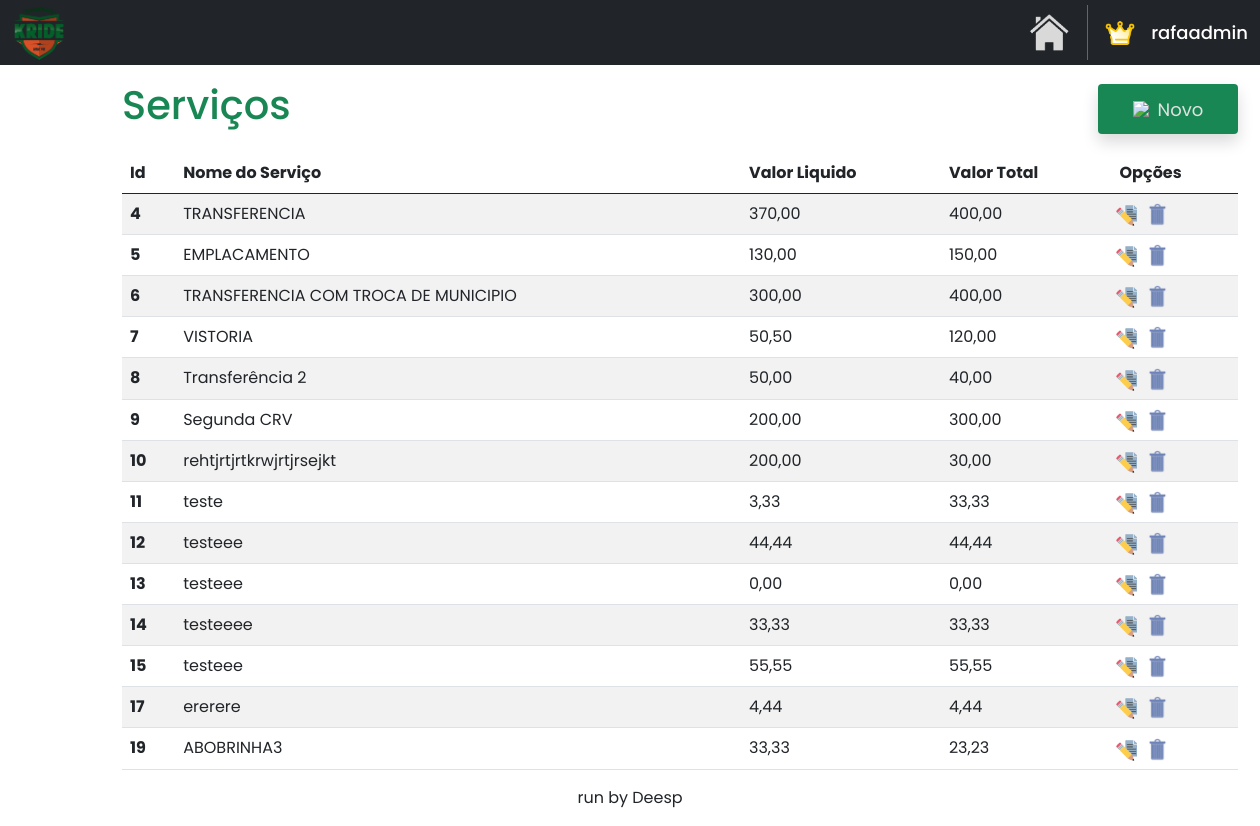
Page /home/servicos (signed in) on the earlier database version.
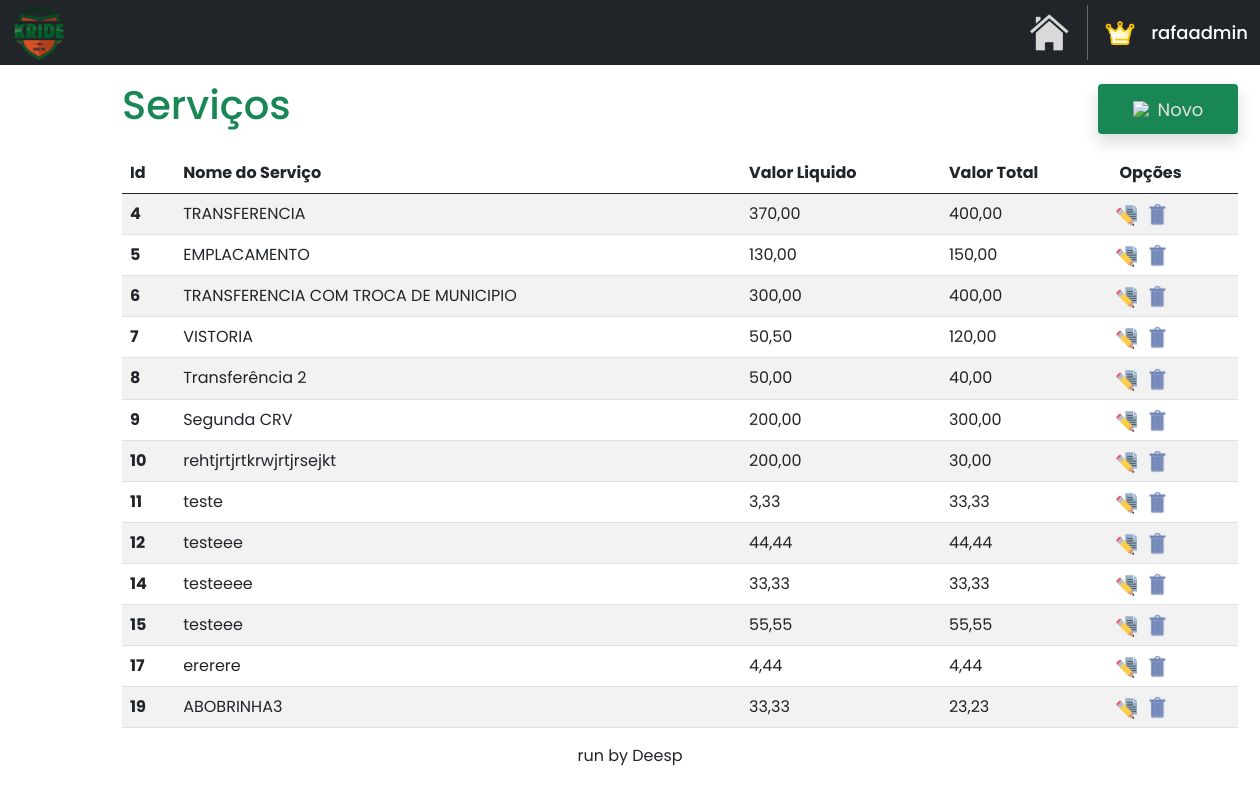
Same page on the later database version.
### OS/models.py (models this page shows)
class Servico(models.Model):
    descricao = models.CharField(max_length=50)
    nome = models.CharField(max_length=50, default='')
    custo = models.CharField(max_length=10, default='0')
    valor_liquido = models.CharField(max_length=10, default='0')
    valor_total = models.CharField(max_length=10, default='0')
    taxa_detran = models.CharField(max_length=10, default='0')
    notas = models.TextField(blank=True, null=True)

### servicos/views.py (the view)
# urls.py: path('servicos', serviews.servicos, name='servicos'),
@login_required
def servicos(request):
    return paginacao(request)

### servicos/views.py (called while the page is built)
@login_required
def paginacao(request):
    servicos = Servico.objects.all().values('id', 'nome', 'valor_liquido', 'valor_total')
    servicos_paginados = Paginator(servicos, 15)
    page_num = request.GET.get('page')
    servicos = servicos_paginados.get_page(page_num)
    return render(request, 'servicos.html', {'servicos': servicos})

### servicos/templates/servicos.html (shortened to what this page needs)
{% extends "base.html" %}
{% load static %}
{% block content %}
<!DOCTYPE html>
<html lang="pt-BR">
<head>
    <link href="https://cdn.jsdelivr.net/npm/bootstrap@5.0.2/dist/css/bootstrap.min.css" rel="stylesheet">
</head>
<body>
    <div class="container mt-3 custom-container">
        <div class="d-flex justify-content-start align-items-center">
            <h1 class="me-auto text-success">Serviços</h1>
            <div class="shadow bg-success rounded" style="width: 140px; height: 50px; margin-left: 85px;">
                <a href="{% url 'novo_servico' %}" style="text-decoration: none; display: flex; align-items: center; justify-content: center; width: 100%; height: 100%;">
                    <img src="{% static 'images/novo.png' %}" style="width: 20px; margin-right: 5px;">
                    <p class="hover-link" style="font-size: 18px; margin: 0;">Novo</p>
                </a>
            </div>
        </div>
        <table class="table table-striped mt-3">
            <thead>
                <tr>
                    <th scope="col">Id</th>
                    <th scope="col">Nome do Serviço</th>
                    <th scope="col">Valor Liquido</th>
                    <th scope="col">Valor Total</th>
                    <th scope="col">Opções</th>
                </tr>
            </thead>
            <tbody  id="tbodyServicos">
                {% for servico in servicos %}
                    <tr>
                        <th>{{servico.id}}</th>
                        <td>{{servico.nome}}</td>
                        <td>{{servico.valor_liquido}}</td>
                        <td>{{servico.valor_total}}</td>
                        <td>
                            <div style="display: flex; gap: 10px;">
                                <a href="{% url 'editar_servico' servico.id %}"  title="EDITAR" style="height: 20px; margin-left: -5px;">
                                    <img src="{% static 'images/editar.png' %}" style="width: 22px; height: 23px;">
                                </a>
                                <a href="#" class="delete-button" data-toggle="modal" data-target="#confirmDeleteModal" data-url="{% url 'excluir_servico' servico.id %}" title="EXCLUIR">
                                    <img src="{% static 'images/excluir.png' %}" style="width: 22px; height: 23px;">
                                </a>
                            </div>
                        </td>
                    </tr>
                {% endfor %}
            </tbody>
        </table>
    </div>
</body>
</html>
{% endblock %}

Differences in the rows shown:
removed Servico: id "13", nome "testeee", valor_liquido "0,00", valor_total "0,00"
